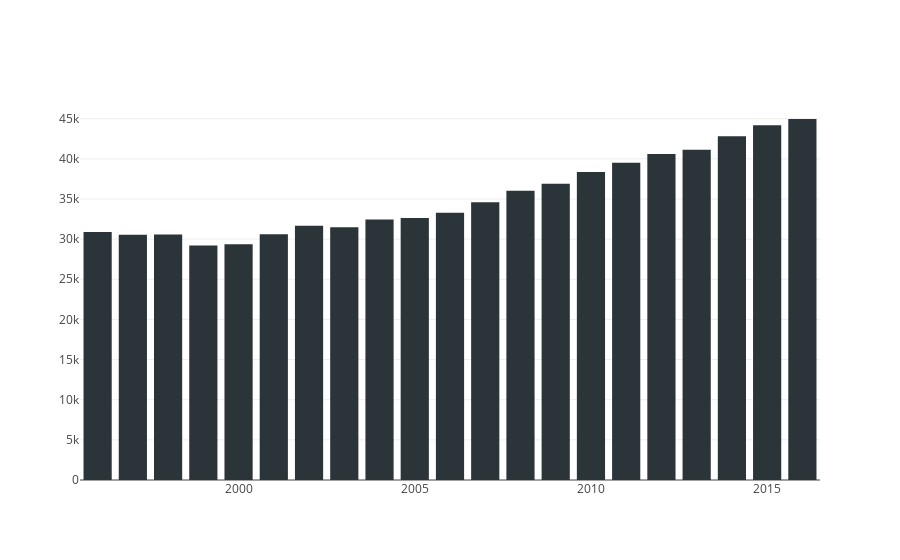

The code cell stored with this chart in its notebook:
### Code cell
import plotly as py
import plotly.graph_objs as go

data = [go.Bar(
            x=my_data["Year"].tolist(),
            y=my_data["NumberOfSuicide"].tolist(),
            marker=dict(
                color='rgb(42, 52, 57)'
            )
        )]

py.offline.iplot(data, filename='basic-bar')

### Figure 1 — Plotly figure (JSON) as saved in the notebook; plotly's stock layout.template omitted (floating-point values rounded to 4 significant figures)
{"data": [{"marker": {"color": "rgb(42, 52, 57)"}, "type": "bar", "uid": "97be1f21-4b7f-11e9-9f4d-3010b38f8039", "x": [2016, 2015, 2014, 2013, 2012, 2011, 2010, 2009, 2008, 2007, 2006, 2005, 2004, 2003, 2002, 2001, 2000, 1999, 1998, 1997, 1996], "y": [44965, 44193, 42826, 41149, 40600, 39518, 38364, 36909, 36035, 34598, 33300, 32637, 32439, 31484, 31655, 30622, 29350, 29199, 30575, 30535, 30903]}], "layout": {}}
